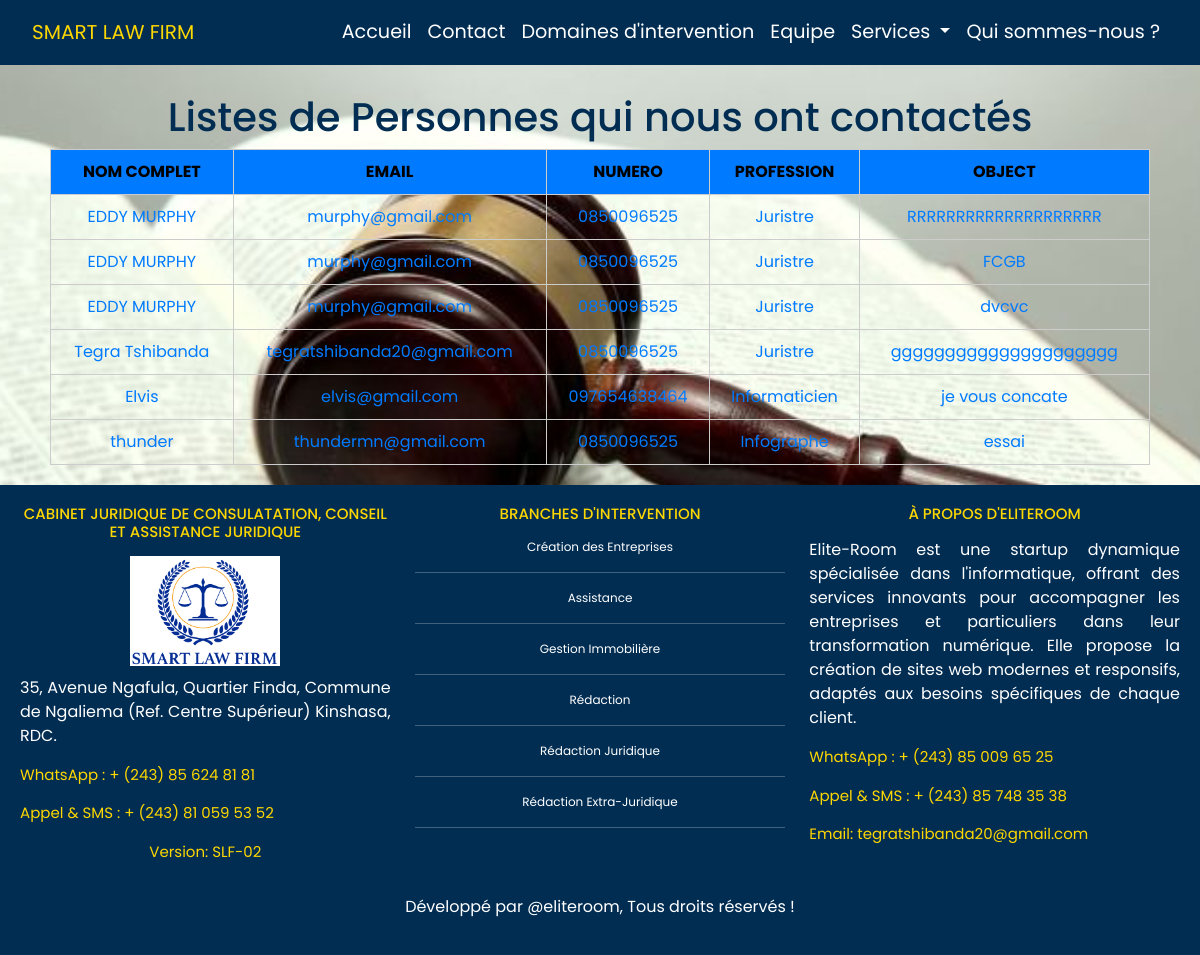
The page /law-contact-list/ on the database its author committed.
### Law/models.py (models this page shows, shortened)
class Contact(models.Model):
    full_name = models.CharField(max_length=100)
    email = models.EmailField()
    phone = models.CharField(
        max_length=15,
        blank=True,
        null=True,
        validators=[RegexValidator(regex=r'^\d{8,15}$', message="Le numéro doit contenir uniquement des chiffres (8-15 caractères).")]
    )
    profession = models.CharField(max_length=15, blank=True, null=True)
    description = models.TextField(blank=True, null=True, default="")
    created = models.DateTimeField(auto_now_add=True)

class Title(models.Model):
    area = models.ForeignKey(Area, on_delete=models.CASCADE)
    name = models.CharField(max_length=128)

### Law/views.py (the view)
# urls.py: path('law-contact-list/', views.law_contact_list_view, name='law-contact-list'),
def law_contact_list_view(request):
    contacts = Contact.objects.all()
    titles = Title.objects.all()
    context = {'contacts':contacts, 'titles':titles}
    return render(request, 'Law/law_contact_list.html', context)

### Law/templates/Law/law_contact_list.html
{% extends "templates_bases.html" %}
{% block content %}
{% include "Law/law_navbar.html" %}
<body class="contact-page">
<div class="container contact-text">
    <h3>Listes de Personnes qui nous ont contactés</h3>
    <table border="1" style="color: #fff;">
        <thead>
            <tr>
                <th>NOM COMPLET</th>
                <th>EMAIL</th>
                <th>NUMERO</th>
                <th>PROFESSION</th>
                <th>OBJECT</th>
            </tr>
        </thead>
        <tbody>
            {% for contact in contacts %}
            <tr>
                <td>{{ contact.full_name }}</td>
                <td>{{ contact.email }}</td>
                <td>{{ contact.phone }}</td>
                <td>{{ contact.profession }}</td>
                <td>{{ contact.description }}</td>
            </tr>
            {% endfor %}
        </tbody>
    </table>
</div>
</body>
{% include "Law/law_footer.html" %}
{% endblock content %}

### Law/templates/Law/law_footer.html (shortened to what this page needs)
{% load static %}
    <footer class="footer">
        <div class="footer-content container-fluid">
            <div class="row justify-content-center text-center">
                <div class="col-md-4 col-sm-12">
                    <h5>Cabinet Juridique de Consulatation, Conseil et Assistance juridique</h5>
                    <img src="{% static 'Law/images/smart_law_firm_logo.png' %}" alt="SMART LAW FIRM Logo" class="img-fluid">
                    <p>35, Avenue Ngafula, Quartier Finda, Commune de Ngaliema (Ref. Centre Supérieur) Kinshasa, RDC.</p>
                    <p class="detail">WhatsApp : + (243) 85 624 81 81</p>
                    <p class="detail">Appel & SMS : + (243) 81 059 53 52</p>
                    <p class="text-center detail">Version: SLF-02</p>
                </div>
                <div class="col-md-4 col-sm-12">
                    <h5>BRANCHES D'INTERVENTION</h5>
                    <ul class="list-unstyled">
                        {% for title in titles %}
                        <li>{{title.name}}</li>
                        <hr>
                        {% endfor %}
                    </ul>
                </div>
                <div class="col-md-4 col-sm-12">
                    <h5>À PROPOS D'ELITEROOM</h5>
                    <p>
                        Elite-Room est une startup dynamique spécialisée dans l'informatique, offrant des services innovants pour accompagner les entreprises et particuliers dans leur transformation numérique. Elle propose la création de sites web modernes et responsifs, adaptés aux besoins spécifiques de chaque client.
                    </p>
                    <p class="detail">WhatsApp : + (243) 85 009 65 25</p>
                    <p class="detail">Appel & SMS : + (243) 85 748 35 38</p>
                    <p class="detail">Email: tegratshibanda20@gmail.com</p>
                </div>
            </div>
            <div class="text-center mt-3">
                <p class="text-center">Développé par @eliteroom, Tous droits réservés !</p>
            </div>
        </div>
    </footer>

### templates/templates_bases.html (style rules this page uses)
* { font-family: 'Trebuchet MS', 'Lucida Sans Unicode', 'Lucida Grande', 'Lucida Sans', Arial, sans-serif; margin: 0; padding: 0; font-family: "Poppins", sans-serif; box-sizing: border-box; }
body { padding-top: 50px; margin: 0; padding: 0; }
.contact-page { background: url('/media/images/cbgod.jpg'); background-position: center; background-size: cover; margin-top: 70px; }
.contact-page .contact-text { margin-top: 73px; padding: 20px; }
.contact-page .contact-text h3 { color: #012D53; font-size: 40px; text-align: center; }
table { width: 100%; border-collapse: collapse; }
th, td { color:#007bff; padding: 10px; border: 1px solid #ccc; text-align: center; }
th { background-color: #007bff; color: #000; }
footer { background-color: #012D53; display: flex; justify-content: center; align-items: center; }

### Law/templates/Law/law_footer.html (style rules this page uses)
.footer { background-color: #012D53; padding: 0; }
.footer-content { color: white; padding: 20px; margin: 0; }
.footer-content img { display: block; width: 150px; height: auto; background-color: #fff; text-align: center; margin-left: auto ; margin-right: auto; margin-bottom: 10px; }
.footer-content h5 { font-size: 15px; color: gold; margin-bottom: 15px; text-transform: uppercase; }
.footer-content ul li { font-size: 12px; }
.footer-content .detail { font-size: 15px; color: gold; }
.footer-content p { text-align: justify; }

### rows shown on the page
Contact: full_name "EDDY MURPHY", email "murphy@gmail.com", phone "0850096525", profession "Juristre", description "RRRRRRRRRRRRRRRRRRRR"
Contact: full_name "EDDY MURPHY", email "murphy@gmail.com", phone "0850096525", profession "Juristre", description "FCGB"
Contact: full_name "EDDY MURPHY", email "murphy@gmail.com", phone "0850096525", profession "Juristre", description "dvcvc"
Contact: full_name "Tegra Tshibanda", email "tegratshibanda20@gmail.com", phone "0850096525", profession "Juristre", description "ggggggggggggggggggggg"
Contact: full_name "Elvis", email "elvis@gmail.com", phone "097654638464", profession "Informaticien", description "je vous concate"
Contact: full_name "thunder", email "thundermn@gmail.com", phone "0850096525", profession "Infographe", description "essai"
Title: name "Création des Entreprises"
Title: name "Assistance"
Title: name "Gestion Immobilière"
Title: name "Rédaction"
Title: name "Rédaction Juridique"
Title: name "Rédaction Extra-Juridique"
